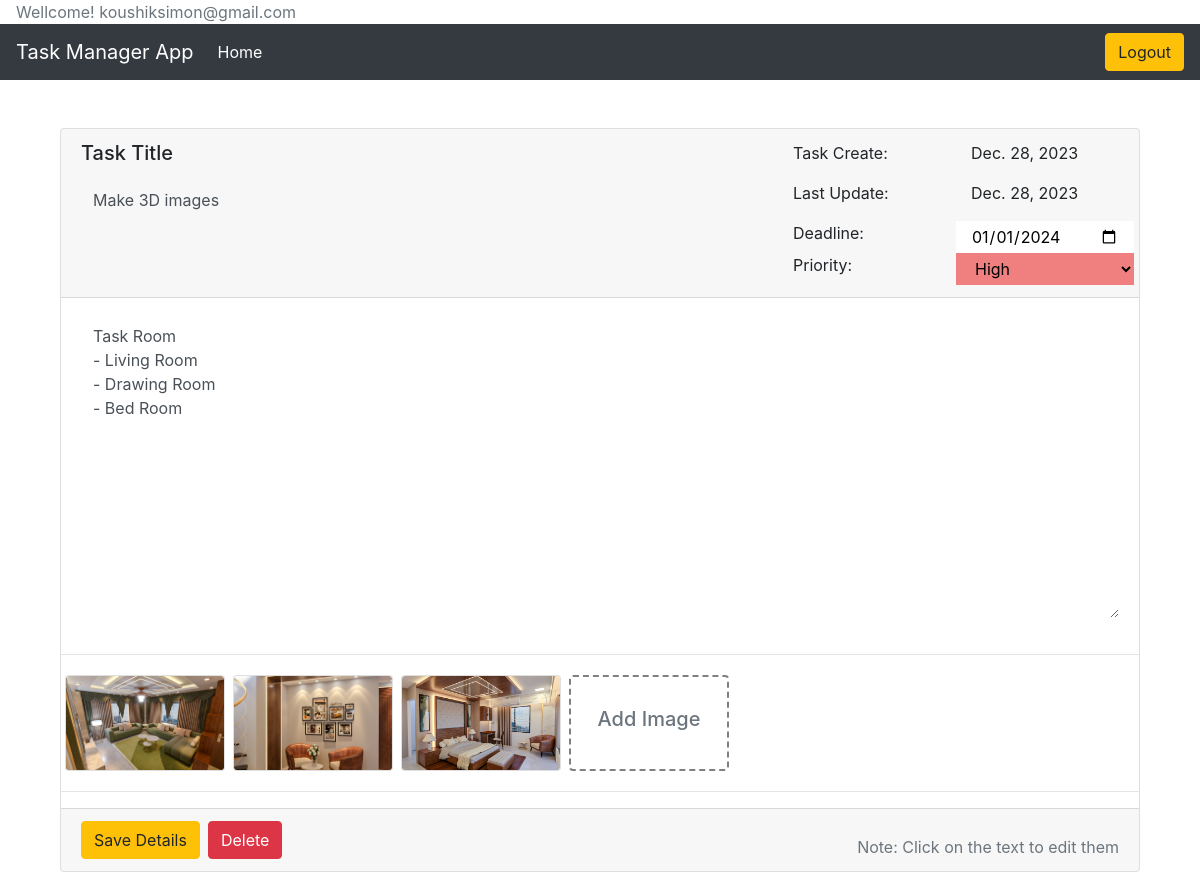
The page /task-detail/20/ (signed in) on the database its author committed.
### task/models.py (models this page shows, shortened)
class Task(models.Model):
    PRIORITY_CHOICES = [
        ('low', 'Low'),
        ('medium', 'Medium'),
        ('high', 'High'),
    ]
    user=models.ForeignKey(User,on_delete=models.CASCADE)
    title = models.CharField(max_length=100)
    description = models.TextField()
    due_date = models.DateField(null=True, blank=True)
    priority = models.CharField(max_length=10,choices=PRIORITY_CHOICES)
    task_complete = models.BooleanField(default=False)
    created = models.DateField(auto_now_add=True)
    updated = models.DateField(auto_now=True, null=True, blank=True)

class TaskImage(models.Model):
    task = models.ForeignKey(Task,on_delete=models.CASCADE)
    image = models.ImageField(upload_to='media/taskimages')

### task_manager/views.py (the view, shortened to what this page needs)
# urls.py: path('task-detail/<int:task_id>/',views.task_detail,name='task_detail'),
@login_required(login_url='/login/')
def task_detail(request,task_id):
    task=Task.objects.get(pk=task_id)
    task.due_date_formatted = task.due_date.strftime('%Y-%m-%d')
    context = {
        'task': task
    }
    return render(request,'task_app/task_detail.html', context)

### templates/task_app/task_detail.html (shortened to what this page needs)
{% extends "base.html" %}
{% load static %}
{% block content %}
<br><br>
<div class="container mx-auto">
    <form method="POST" enctype="multipart/form-data" id="myForm">
        <div class="card">
            <div class="card-header">
                <div class="row">
                    <div class="col-8">
                        <label for=""><h5>Task Title</h5></label>
                        <input type="text" class="form-control" id="title" name="title" value="{{ task.title }}" style="border: none; background-color: transparent;">
                    </div>
                    <div class="col">
                        <div class="row">
                            <p class="col" for="last_update">Task Create:</p>
                            <p class="col">{{task.created}}</p>
                        </div>
                        <div class="row">
                            <p class="col" for="last_update">Last Update:</p>
                            <p class="col">{{task.updated}}</p>
                        </div>
                        <div class="row">
                            <label class="col" for="due_date">Deadline:</label>
                            <input class="col" type="date" class="form-control" id="due_date" name="due_date"
                            value="{{ task.due_date_formatted }}" style="border: none;">
                        </div>
                        <div class="row">
                            <label class="col" for="due_date">Priority:</label>
                            <select class="col" name="priority" onchange="updateColor(this)" style="border: none;">
                            <option value="high" {% if task.priority == 'high' %}selected{% endif %}>High</option>
                            </select>
                        </div>
                    </div>
                </div>
            </div>
            <div class="card-body">
                <textarea class="form-control" id="description" name="description" style="border:none; min-height: 300px;" >{{ task.description }}</textarea>
            </div>
            <hr>
            <div class="row">
                <div class="col">
                    <div class="d-flex flex-row flex-wrap">
                        {% for task_image in task.taskimage_set.all %}
                        <a href="{{ task_image.image.url }}" target="_blank">
                            <div class="card m-1" style="width: 10rem; height: 6rem; overflow: hidden;">
                                <img src="{{ task_image.image.url }}" class="card-img-top" alt="..."
                                     style="width: 100%; height: 100%; object-fit: cover;">
                            </div>
                        </a>
                        {% endfor %}
                            <div class="card m-1 text-secondary" style="width: 10rem; height: 6rem; position: relative; border: 2px dashed gray;">
                                <h5 style="height: 100%; display: flex; justify-content: center; align-items: center;">Add Image</h5>
                            </div>
                    </div>
                </div>
            </div>
            <hr>
            <div class="card-footer text-muted d-flex justify-content-between align-items-end">
                <div class="d-flex">
                    <input type="submit" class="btn btn-warning mr-2" value="Save Details">
                    <input type="submit" class="btn btn-danger" name="delete_task" value="Delete">
                </div>
                <span  class="text-right">Note: Click on the text to edit them</span>
            </div>
        </div>
    </form>
</div>
{% endblock content %}

### templates/base.html (shortened to what this page needs)
<!DOCTYPE html>
<html lang="en">
<head>
  {% load static %}
  <link rel="stylesheet" href="https://cdn.jsdelivr.net/npm/bootstrap@4.4.1/dist/css/bootstrap.min.css"
 />
    <link rel="stylesheet" href="{% static 'css/styles.css' %}" />
</head>
<body>
  {% if user.is_authenticated %}
  <div class="pl-3 text-muted">Wellcome! {{user.email}}</div>
  {% endif %}
  <nav class="navbar navbar-expand-lg navbar-dark bg-dark">
    <a class="navbar-brand" href="{% url 'index' %}">Task Manager App</a>
    <div class="collapse navbar-collapse" id="navbarNav">
      <ul class="navbar-nav">
        <li class="nav-item active">
          <a class="nav-link" href="{% url 'index' %}">Home</a>
        </li>
      </ul>
      <ul class="navbar-nav ml-auto">
        {% if user.is_authenticated %}
        <li class="nav-item">
          <form action="{% url 'logout' %}" method="POST">
            <button type="submit" class="btn btn-warning color-secondary tp-in-btn w-100">Logout</button>
          </form>
        </li>
        {% endif %}
      </ul>
    </div>
  </nav>
  <div class="container">
    {% block content %}
    {% endblock content %}
  </div>
</body>
</html>

### rows shown on the page
Task: title "Make 3D images", created "Dec. 28, 2023", updated "Dec. 28, 2023", due_date "01/01/2024", priority "High", description "Task Room - Living Room - Drawing Room - Bed Room"
TaskImage: image (picture)
TaskImage: image (picture)
TaskImage: image (picture)

### other values the page prints
{{ user.email }} "koushiksimon@gmail.com"
